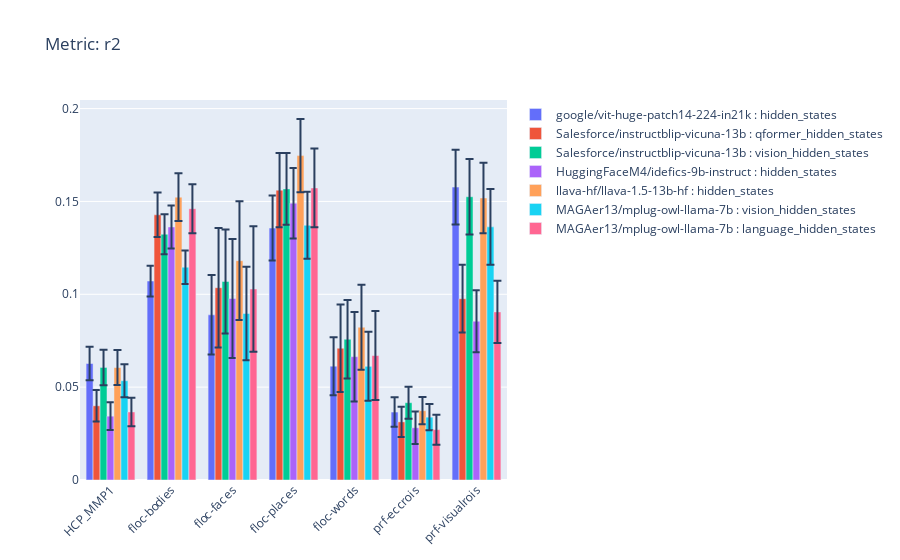
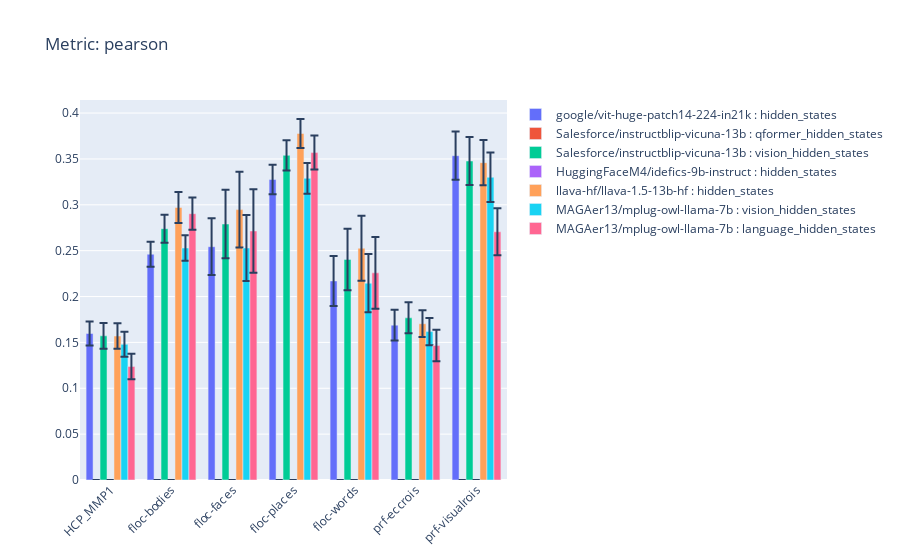

Notebook source saved alongside these figures, in order:
### Code cell
import numpy as np
import plotly.graph_objects as go
import scipy

for metric in METRICS:

    fig = go.Figure()

    for model_id in MODEL_IDS:
        hs_types = df[df["model_id"] == model_id]["hidden_state_name"].unique()
        # roi_maxes = {roi: -1 for roi in ROIS}
        # roi_mins = {roi: 1 for roi in ROIS}
        for hs_type in hs_types:
            roi_scores = {roi: [] for roi in ROIS}
            for subject in SUBJECTS:
                for roi in ROIS:
                    subject_roi_score = df[
                        (df["model_id"] == model_id) &
                        (df["roi"] == roi) &
                        (df["subject"] == subject) &
                        (df["hidden_state_name"] == hs_type)
                    ][metric].values[0]

                    if np.isnan(subject_roi_score):
                        subject_roi_score = 0

                    # print(f"{roi_scores[roi] = }")
                    roi_scores[roi].append(subject_roi_score)
                    # roi_maxes[roi] = max(subject_roi_score, roi_maxes[roi])
                    # roi_mins[roi] = min(subject_roi_score, roi_mins[roi])

            error_y = {roi: scipy.stats.sem(roi_scores[roi]) for roi in ROIS}
            for roi, score in roi_scores.items():
                roi_scores[roi] = sum(roi_scores[roi]) / len(roi_scores[roi])

            # error_y = {roi: 1 for roi in ROIS}
            # for roi in ROIS:
            #     error_y[roi] = scipy.stats.sem()

            fig.add_trace(go.Bar(
                x=ROIS,
                y=[roi_scores[roi] for roi in ROIS],
                name=f"{model_id} : {hs_type}",
                error_y=dict(type="data", array=[error_y[roi] for roi in ROIS])
            ))

    fig.update_layout(barmode="group", xaxis_tickangle=-45, title=f"Metric: {metric}")
    fig.show()

### Figure 1 — Plotly figure (JSON) as saved in the notebook; plotly's stock layout.template omitted (floating-point values rounded to 4 significant figures)
{"data": [{"error_y": {"array": [0.009079, 0.008273, 0.02141, 0.01751, 0.01561, 0.007924, 0.02015], "type": "data"}, "name": "google/vit-huge-patch14-224-in21k : hidden_states", "type": "bar", "x": ["HCP_MMP1", "floc-bodies", "floc-faces", "floc-places", "floc-words", "prf-eccrois", "prf-visualrois"], "y": [0.06273, 0.1071, 0.08894, 0.1356, 0.06128, 0.03658, 0.1577]}, {"error_y": {"array": [0.008508, 0.01198, 0.03222, 0.01998, 0.02352, 0.008163, 0.01822], "type": "data"}, "name": "Salesforce/instructblip-vicuna-13b : qformer_hidden_states", "type": "bar", "x": ["HCP_MMP1", "floc-bodies", "floc-faces", "floc-places", "floc-words", "prf-eccrois", "prf-visualrois"], "y": [0.03995, 0.1428, 0.1035, 0.1561, 0.07096, 0.0313, 0.09763]}, {"error_y": {"array": [0.009551, 0.01075, 0.02799, 0.01928, 0.0211, 0.008636, 0.02036], "type": "data"}, "name": "Salesforce/instructblip-vicuna-13b : vision_hidden_states", "type": "bar", "x": ["HCP_MMP1", "floc-bodies", "floc-faces", "floc-places", "floc-words", "prf-eccrois", "prf-visualrois"], "y": [0.06061, 0.1324, 0.1069, 0.1568, 0.07578, 0.04162, 0.1525]}, {"error_y": {"array": [0.007461, 0.0116, 0.03206, 0.01898, 0.02407, 0.008709, 0.01667], "type": "data"}, "name": "HuggingFaceM4/idefics-9b-instruct : hidden_states", "type": "bar", "x": ["HCP_MMP1", "floc-bodies", "floc-faces", "floc-places", "floc-words", "prf-eccrois", "prf-visualrois"], "y": [0.03438, 0.1363, 0.09773, 0.1491, 0.0664, 0.02812, 0.08549]}, {"error_y": {"array": [0.0094, 0.01282, 0.03199, 0.01972, 0.02293, 0.007324, 0.01899], "type": "data"}, "name": "llava-hf/llava-1.5-13b-hf : hidden_states", "type": "bar", "x": ["HCP_MMP1", "floc-bodies", "floc-faces", "floc-places", "floc-words", "prf-eccrois", "prf-visualrois"], "y": [0.06054, 0.1523, 0.1181, 0.1747, 0.08226, 0.03732, 0.1519]}, {"error_y": {"array": [0.00892, 0.009061, 0.02518, 0.01808, 0.01859, 0.007093, 0.02037], "type": "data"}, "name": "MAGAer13/mplug-owl-llama-7b : vision_hidden_states", "type": "bar", "x": ["HCP_MMP1", "floc-bodies", "floc-faces", "floc-places", "floc-words", "prf-eccrois", "prf-visualrois"], "y": [0.05346, 0.1146, 0.08964, 0.1372, 0.06121, 0.03383, 0.1363]}, {"error_y": {"array": [0.007679, 0.01318, 0.03377, 0.02122, 0.02395, 0.008066, 0.01674], "type": "data"}, "name": "MAGAer13/mplug-owl-llama-7b : language_hidden_states", "type": "bar", "x": ["HCP_MMP1", "floc-bodies", "floc-faces", "floc-places", "floc-words", "prf-eccrois", "prf-visualrois"], "y": [0.03664, 0.1461, 0.1029, 0.1573, 0.067, 0.02711, 0.09052]}], "layout": {"autosize": true, "barmode": "group", "title": {"text": "Metric: r2"}, "xaxis": {"autorange": true, "range": [-0.5, 6.5], "tickangle": -45, "type": "category"}, "yaxis": {"autorange": true, "range": [0, 0.2046], "type": "linear"}}}

### Figure 2 — Plotly figure (JSON) as saved in the notebook; plotly's stock layout.template omitted (floating-point values rounded to 4 significant figures)
{"data": [{"error_y": {"array": [0.01299, 0.01364, 0.03097, 0.01598, 0.02732, 0.01676, 0.02632], "type": "data"}, "name": "google/vit-huge-patch14-224-in21k : hidden_states", "type": "bar", "x": ["HCP_MMP1", "floc-bodies", "floc-faces", "floc-places", "floc-words", "prf-eccrois", "prf-visualrois"], "y": [0.1597, 0.2461, 0.2543, 0.3276, 0.217, 0.1688, 0.3535]}, {"error_y": {"array": [0, 0, 0, 0, 0, 0, 0], "type": "data"}, "name": "Salesforce/instructblip-vicuna-13b : qformer_hidden_states", "type": "bar", "x": ["HCP_MMP1", "floc-bodies", "floc-faces", "floc-places", "floc-words", "prf-eccrois", "prf-visualrois"], "y": [0, 0, 0, 0, 0, 0, 0]}, {"error_y": {"array": [0.01399, 0.0153, 0.03743, 0.01642, 0.03352, 0.01688, 0.02629], "type": "data"}, "name": "Salesforce/instructblip-vicuna-13b : vision_hidden_states", "type": "bar", "x": ["HCP_MMP1", "floc-bodies", "floc-faces", "floc-places", "floc-words", "prf-eccrois", "prf-visualrois"], "y": [0.1572, 0.274, 0.2791, 0.3539, 0.2405, 0.1768, 0.3478]}, {"error_y": {"array": [0, 0, 0, 0, 0, 0, 0], "type": "data"}, "name": "HuggingFaceM4/idefics-9b-instruct : hidden_states", "type": "bar", "x": ["HCP_MMP1", "floc-bodies", "floc-faces", "floc-places", "floc-words", "prf-eccrois", "prf-visualrois"], "y": [0, 0, 0, 0, 0, 0, 0]}, {"error_y": {"array": [0.01394, 0.01691, 0.04124, 0.01579, 0.03545, 0.01456, 0.0247], "type": "data"}, "name": "llava-hf/llava-1.5-13b-hf : hidden_states", "type": "bar", "x": ["HCP_MMP1", "floc-bodies", "floc-faces", "floc-places", "floc-words", "prf-eccrois", "prf-visualrois"], "y": [0.1569, 0.2971, 0.2947, 0.3777, 0.2526, 0.1704, 0.346]}, {"error_y": {"array": [0.01359, 0.01392, 0.03599, 0.01666, 0.03179, 0.01486, 0.02696], "type": "data"}, "name": "MAGAer13/mplug-owl-llama-7b : vision_hidden_states", "type": "bar", "x": ["HCP_MMP1", "floc-bodies", "floc-faces", "floc-places", "floc-words", "prf-eccrois", "prf-visualrois"], "y": [0.1479, 0.2529, 0.2528, 0.3288, 0.2146, 0.1618, 0.33]}, {"error_y": {"array": [0.01383, 0.01753, 0.04539, 0.01855, 0.03921, 0.01712, 0.0256], "type": "data"}, "name": "MAGAer13/mplug-owl-llama-7b : language_hidden_states", "type": "bar", "x": ["HCP_MMP1", "floc-bodies", "floc-faces", "floc-places", "floc-words", "prf-eccrois", "prf-visualrois"], "y": [0.1238, 0.2903, 0.2715, 0.3569, 0.2258, 0.1465, 0.2706]}], "layout": {"autosize": true, "barmode": "group", "title": {"text": "Metric: pearson"}, "xaxis": {"autorange": true, "range": [-0.5, 6.5], "tickangle": -45, "type": "category"}, "yaxis": {"autorange": true, "range": [0, 0.4143], "type": "linear"}}}
